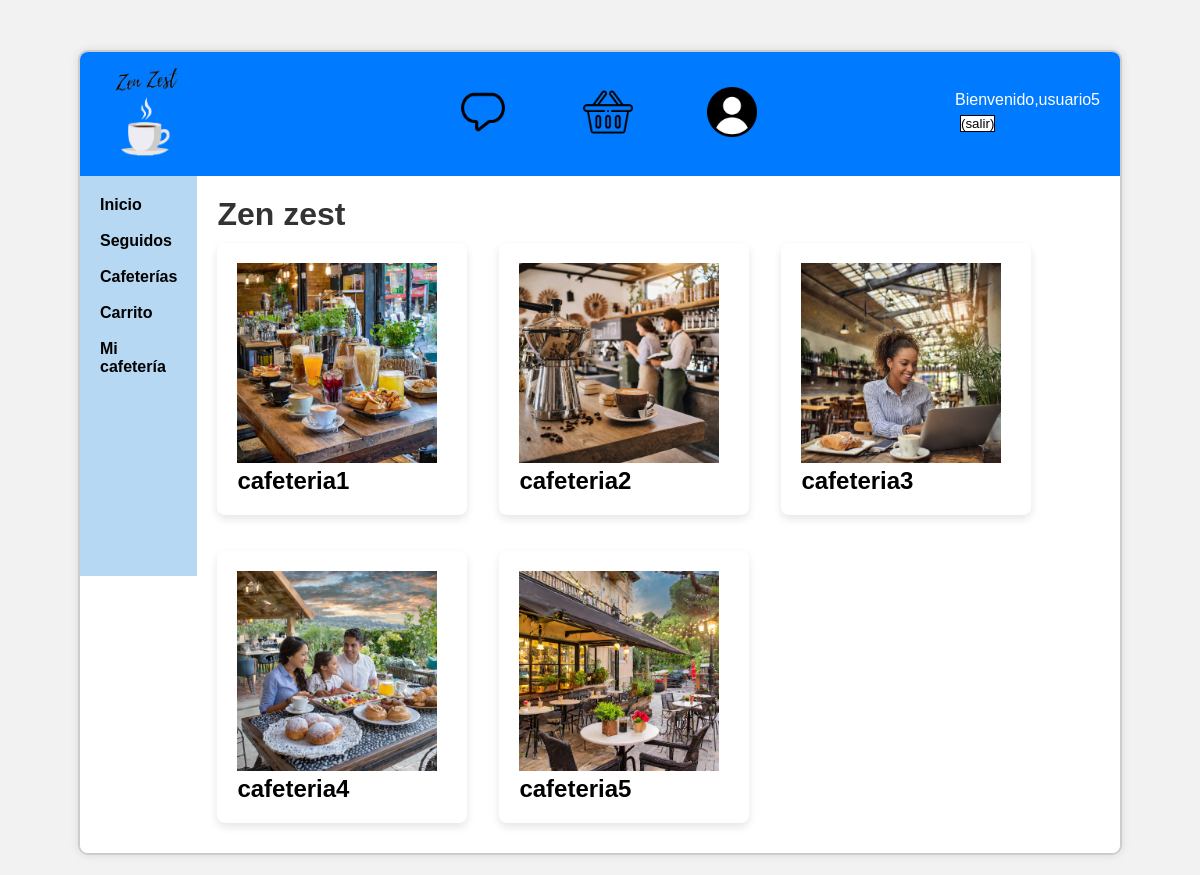
Screenshot of /cafeterias.php (signed in) with the database file from the repository.
### tables this page shows
CREATE TABLE Cafeteria (
    Nombre VARCHAR(50) PRIMARY KEY,
    Descripcion TEXT,
    Owner VARCHAR(50),
    FOREIGN KEY (Owner) REFERENCES Usuario(Nombre),
    Categoria VARCHAR(50),
    Ubicacion VARCHAR(255),
    Foto VARCHAR(255),
    Cantidad_de_likes INT
);

### includes/src/cafeterias/cafeteria.php (called while the page is built, shortened)
<?php
class Cafeteria{
private $nombre;
private $foto;
public function __construct($nombre, $descripcion, $owner, $categoria, $ubicacion,$foto, $cantidadDeLikes) {
    $this->nombre = $nombre;
    $this->foto = $foto;
}
public static function getAllCafe() {
    $conn = Aplicacion::getInstance()->getConexionBd();
    $query = "SELECT * FROM Cafeteria";
    $rs = $conn->query($query);
    if ($rs->num_rows > 0) {
        while($fila = $rs->fetch_assoc()){
        $cafeterias[] = new cafeteria($fila['Nombre'], $fila['Descripcion'], $fila['Owner'], $fila['Categoria'], $fila['Ubicacion'],$fila['Foto'], $fila['Cantidad_de_likes']);
        }
    } else
    {
        $cafeterias = array();
    }
    return $cafeterias;
}
public function getNombre() {
    return $this->nombre;
}
public function getFoto() {
    return $this->foto;
}
}

### cafeterias.php (the view, shortened to what this page needs)
<?php
$cafeterias = \es\ucm\fdi\aw\cafeterias\Cafeteria::getAllCafe();
$contenidoPrincipal = <<<EOS
<h1>Zen zest</h1>
EOS;
if (isset($_SESSION['nombre'])) {
    $contenidoPrincipal .= '<div class="grid-container">';
    foreach ($cafeterias as $cafeteria) {
        $foto_URL=".";
        $foto_URL.=$cafeteria->getFoto();
        $nombre = $cafeteria->getNombre();
        $contenidoPrincipal .= "<div class='cafeteria-item'>";
        $contenidoPrincipal .="<img src='$foto_URL' alt='Image description' style='max-width: 200px; max-height: 200px;'>";
        $contenidoPrincipal .="<h2><a href='cafeteriaDetail.php?name=$nombre'>$nombre</a></h2>";
        $contenidoPrincipal .= "</div><br>";
    }
    $contenidoPrincipal .= '</div>';
}else {
    $contenidoPrincipal =  "<p>Por favor, <a href='login.php'>inicia sesión</a> para poder acceder a las cafeterías disponibles.</p>";
}

### css/estilo.css (style rules this page uses)
*,::after,::before { box-sizing: border-box; padding: 0; margin: 0; }
body { font-family: Arial, sans-serif; background-color: #f2f2f2; padding: 20px; height: 100%; }
h1, h2 { color: #333; }
a, header a:visited { color: #000000; font-weight: bold; text-decoration: none; }
.cafeteria-item { background-color: #ffffff; padding: 20px; margin: 10px 0; width :250px; border-radius: 8px; box-shadow: 0 4px 8px rgba(0,0,0,0.1); }
.grid-container { width: 100%; display: flex; flex-wrap: wrap; gap:1rem; }

### rows the page displays
cafeteria: Foto (picture), Nombre "cafeteria1"
cafeteria: Foto (picture), Nombre "cafeteria2"
cafeteria: Foto (picture), Nombre "cafeteria3"
cafeteria: Foto (picture), Nombre "cafeteria4"
cafeteria: Foto (picture), Nombre "cafeteria5"

### other values shown
mostrarSaludo() "Bienvenido,usuario5"
